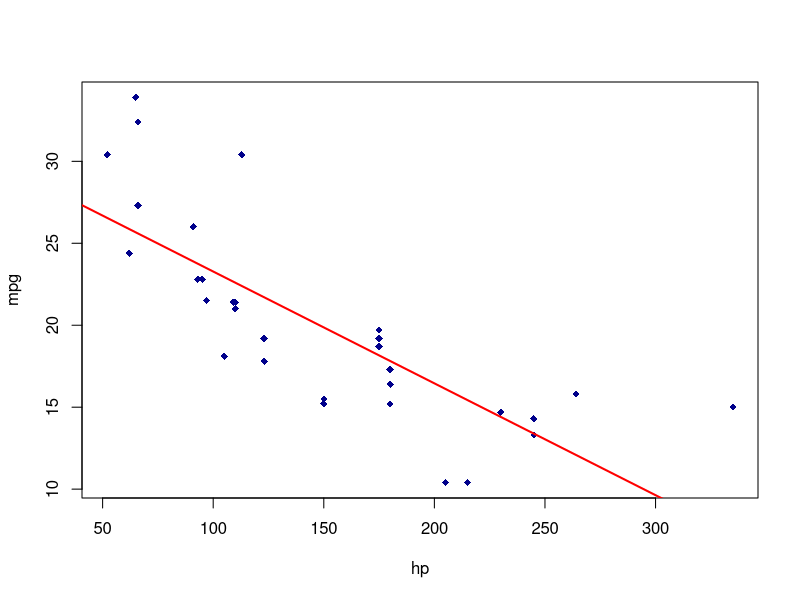
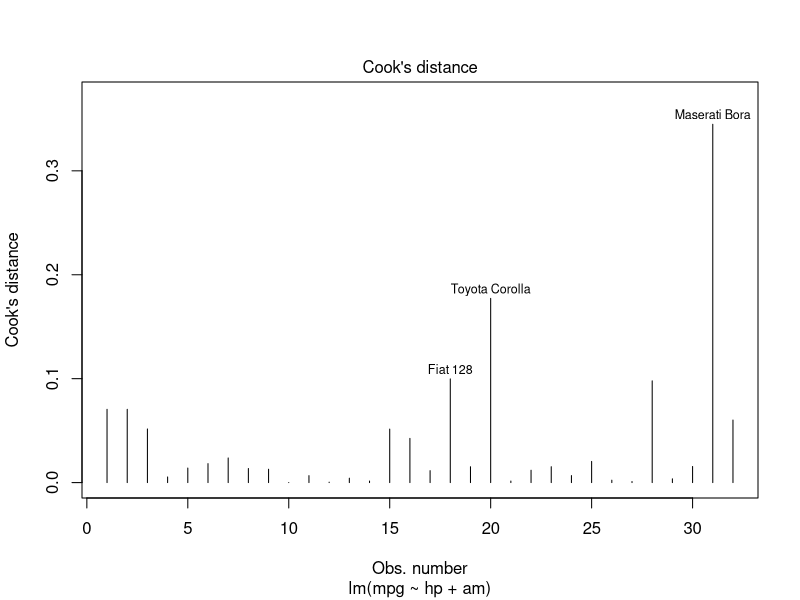
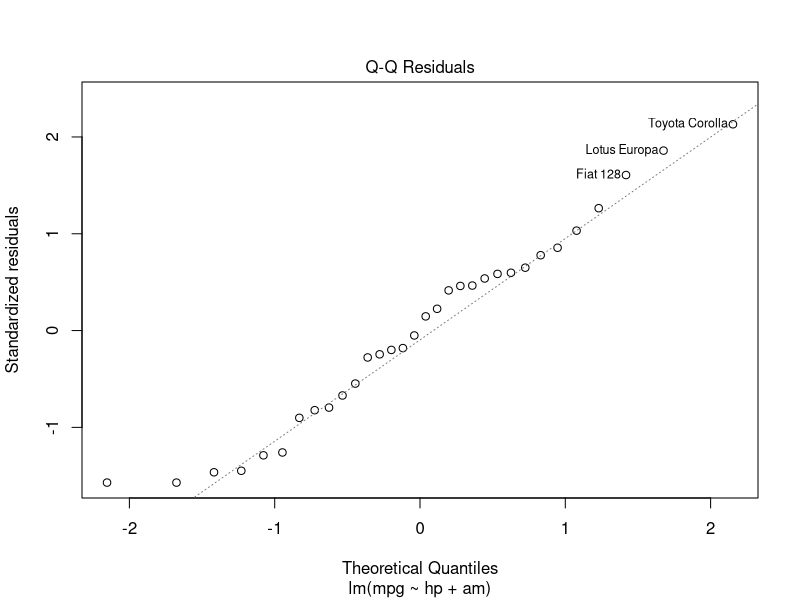
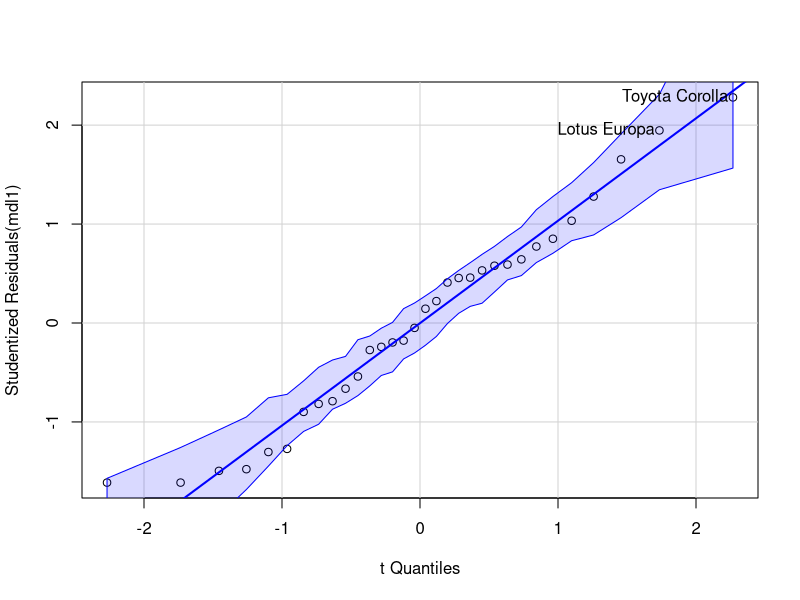
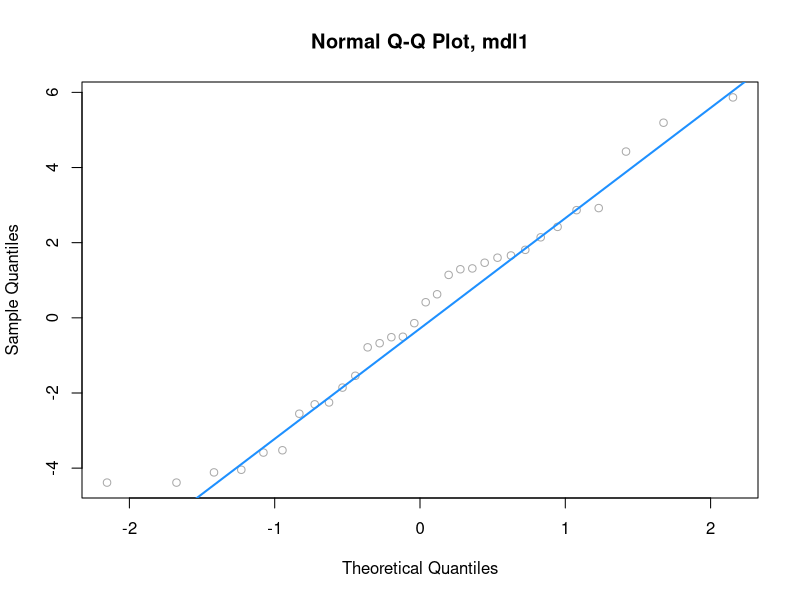
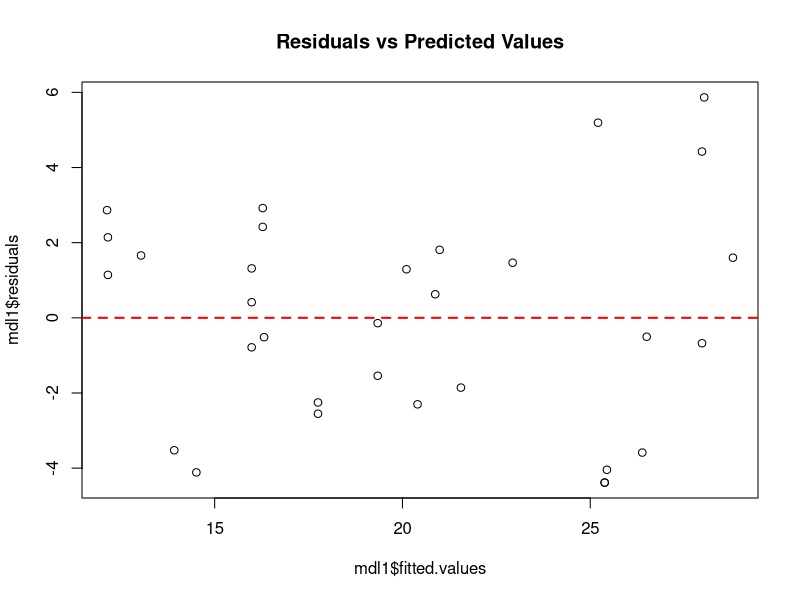
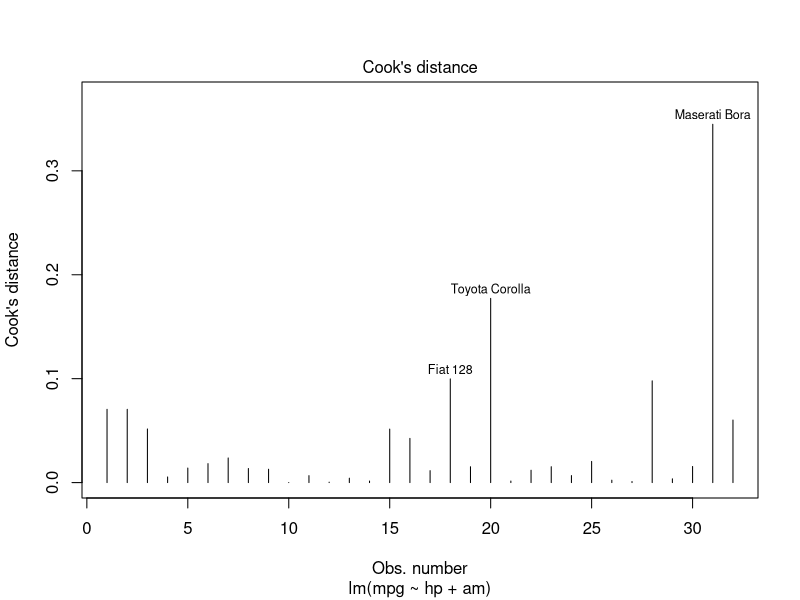
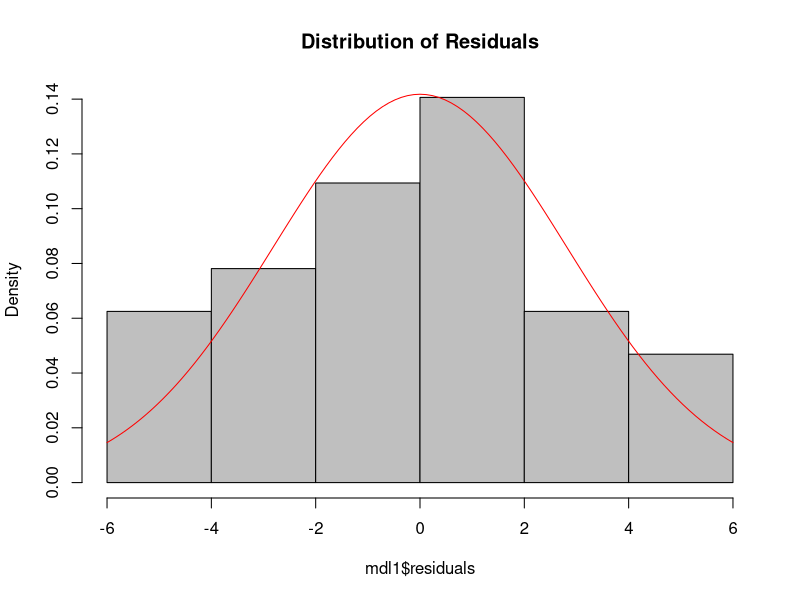

These figures' R source, in order:
## ---- chunk 1
knitr::opts_chunk$set(echo = TRUE)
## ---- chunk 2

library(car) # test for heteroscedasticity
library(purrr) # for cluster analysis
## ---- chunk 3
mdl <- lm(mpg ~ hp, data = mtcars)# Linear regression equation

mdl # Intercept and beta co-efficient values

## ---- chunk 4
summary(mdl)
## ---- chunk 5
# Linear regression model with interaction term

mdl1 <- lm(mpg ~ hp+am, data = mtcars)

summary(mdl1)

## ---- chunk 6

plot(mtcars$mpg~mtcars$hp,
     col="darkblue",pch=18,
     ylab="mpg",
     xlab="hp")
abline(mdl,lwd=2,col="red")
## ---- chunk 7
# cooks distance

cd_mdl1<-cooks.distance(mdl1)

sum(cd_mdl1 > 4 / length(cd_mdl1))

plot(mdl1,which = 4)  #Cooks distance

## ---- chunk 8
plot(mdl1,which = 2)

#Alternate option1
qqPlot(mdl1)

# alternate option2
qqnorm(resid(mdl1), main = "Normal Q-Q Plot, mdl1", col = "darkgrey")
qqline(resid(mdl1), col = "dodgerblue", lwd = 2)
## ---- chunk 9

# Plot for residuals Vs fitted values

plot(mdl1$residuals~mdl1$fitted.values,main="Residuals vs Predicted Values")
abline(h=0,col="red",lty=2,lwd=2) 




plot(mdl1,which=4)


residuals(mdl1)
fitted(mdl1)

## ---- chunk 10
ncvTest(mdl1)
## ---- chunk 11
hist(mdl1$residuals,col="grey75",main="Distribution of Residuals",prob=TRUE)
curve(dnorm(x,mean(mdl1$residuals),sd(mdl1$residuals)),add=TRUE,col="red")
## ---- chunk 12

shapiro.test(resid(mdl1))
## ---- chunk 13
str(ChickWeight)

# Get the 16-week chick weights
weights <- (ChickWeight$weight[ChickWeight$Time==16])

library(MASS)
# Plot the normalized histogram
truehist(weights)
# Add the density curve to the histogram
lines(density(weights))

library(car)
qqPlot(weights)

qqPlot(Boston$tax)

## ---- chunk 14
str(mtcars)
## ---- chunk 15
wss <- function(k) {
  kmeans(mtcars, k, nstart = 25 )$tot.withinss
}

# Compute and plot wss for k = 1 to k = 15
k.values <- 1:31

# extract wss for 2-15 clusters
wss_values <- map_dbl(k.values, wss)

plot(k.values, wss_values,
       type="b", pch = 19, frame = FALSE, 
       xlab="Number of clusters K",
       ylab="Total within-clusters sum of squares")


## ---- chunk 16


tot_withinss1 <- map_dbl(1:31,function(k){
  model <- kmeans(mtcars,centers=k)
  model$tot.withinss
})
elbow_df <-data.frame(
  k=1:31,
  tot_withinss1=tot_withinss1
)

print(elbow_df)


